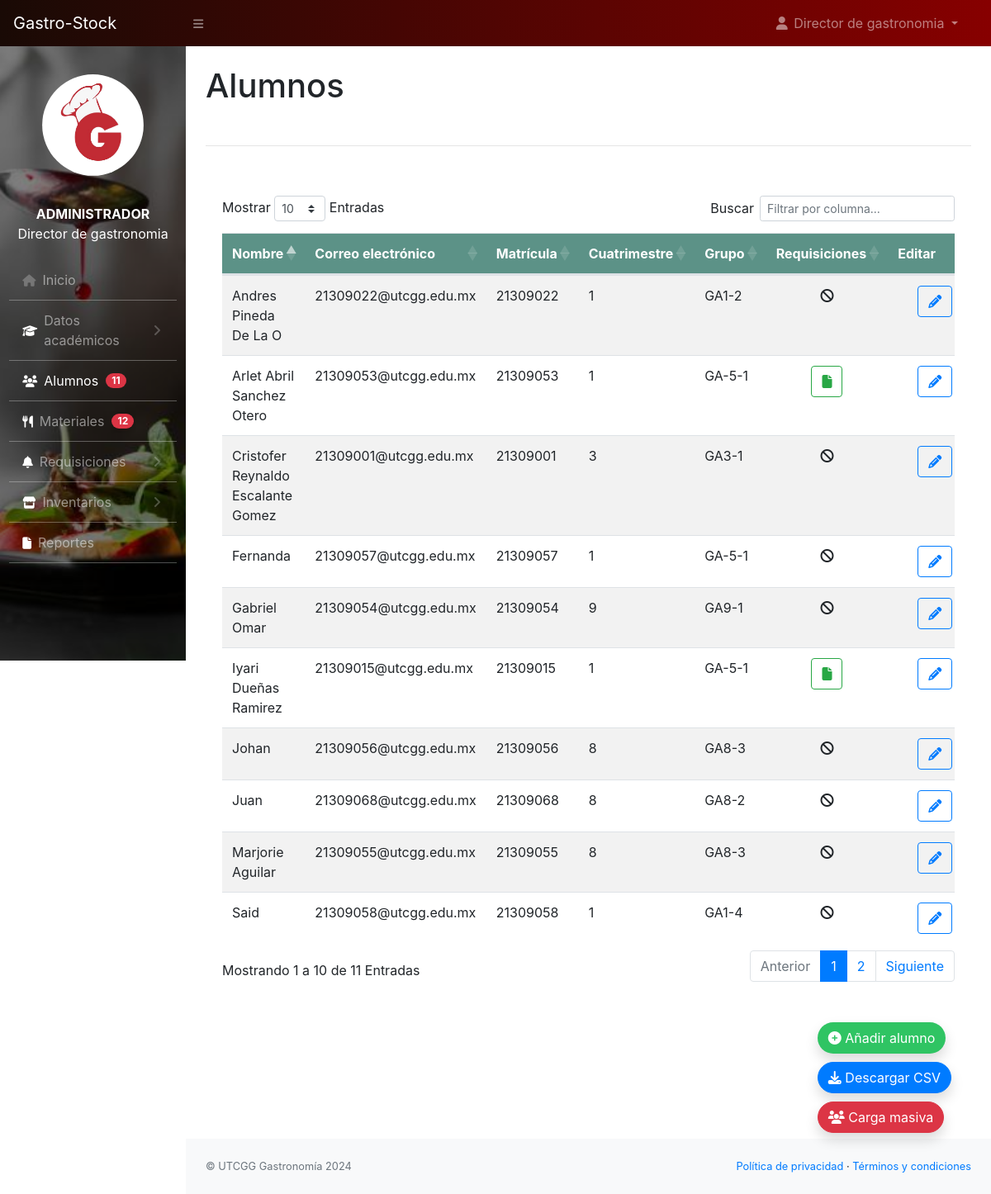
Page /encargado/alumnos.php (signed in) on the committed database.
### tables this page shows
CREATE TABLE `usuarios` (
  `id` int(11) NOT NULL,
  `nombre` varchar(100) NOT NULL,
  `email` varchar(50) NOT NULL,
  `telefono` varchar(11) DEFAULT NULL,
  `password` varchar(100) NOT NULL,
  `grupo` int(11) DEFAULT NULL,
  `matricula` varchar(8) DEFAULT NULL,
  `role` varchar(20) NOT NULL,
  `activo` int(2) NOT NULL,
  `foto` varchar(100) DEFAULT NULL
);

CREATE TABLE `grupo` (
  `id_grupo` int(11) NOT NULL,
  `grupo` varchar(15) NOT NULL,
  `cuatrimestre` int(2) NOT NULL,
  `nivel` varchar(50) NOT NULL,
  `estatus` int(2) NOT NULL
);

### encargado/alumnos.php (the view, shortened to what this page needs)
<?php
    include_once('../conf/config.php');
?>
<!DOCTYPE html>
<html lang="en">
<head>
	<link rel="stylesheet" href="https://cdn.jsdelivr.net/npm/bootstrap@4.6.2/dist/css/bootstrap.min.css">
        <link href="../css/styles.css" rel="stylesheet" />
        <link rel="stylesheet" href="../css/estilo-nav.css">
        <link href="https://cdn.datatables.net/1.10.20/css/dataTables.bootstrap4.min.css" rel="stylesheet" />
        <link rel="stylesheet" href="https://cdnjs.cloudflare.com/ajax/libs/font-awesome/6.5.1/css/all.min.css" />
</head>
<body class="sb-nav-fixed">
	<?php
		include_once("navbar.php");
	?>
	<div id="layoutSidenav_content">
                <main>
                    <div class="container-fluid">
                        <h1 class="mt-4">Alumnos</h1>
                        <br>
                        <hr>
                        <br>
                        <div class="card mb-4" style="border: none">
                            <div class="card-body">
                                <div class="table-responsive">
                                <table class="table table-hover table-striped" id="dataTable" width="100%" cellspacing="0">
    <thead style="background-color:#5C9287 ;color: #fff;">
    <tr>
                                                <th>Nombre</th>
                                                <th>Correo electrónico</th>
                                                <th>Matrícula</th>
                                                <th>Cuatrimestre</th>
                                                <th>Grupo</th>
                                                <th>Requisiciones</th>
                                                <th>Editar</th>
                                            </tr>
                                        </thead>
                                        <tbody>
                                          <?php
          $sql = "SELECT * FROM usuarios
          LEFT JOIN grupo ON usuarios.grupo = grupo.id_grupo
          WHERE role = 'alumno' and activo = 1
          ORDER BY usuarios.id";
          $result = $con -> query($sql);
          if($result ->num_rows > 0){
            while($row = $result ->fetch_assoc()) {
              $grupo = $row['grupo'] ?: 'Sin grupo asignado'; ?>
              <tr>
                  <td><?php echo $row['nombre'] ?></td>
                  <td><?php echo $row['email'] ?></td>
                  <td><?php echo $row['matricula'] ?></td>
                  <td><?php echo $row['cuatrimestre'] ?></td>
                   <td><?php echo $grupo ?></td>
                   <?php
                    $id_alumno = $row['id'];
                    $sqlSolicitudes = "SELECT solicitante FROM solicitud WHERE solicitante = '$id_alumno' ";
                    $resultSolicitudes = $con -> query($sqlSolicitudes);
                    if ($resultSolicitudes ->num_rows > 0) { ?>
                      <td>
                    <div class="container-fluid text-center">
                    <a href="fpdf186/requisicion_alumno.php?id=<?php echo $row['id'] ?>" class="btn btn-outline-success" role="button"><i class="fa-solid fa-file"></i> </a>
                    </div>
                  </td>
                    <?php } else{ ?>
                        <td class="text-center"><i class="fa-solid fa-ban"></i></td>
                    <?php }
                   ?>
                  <td>
                    <div class="container-fluid text-center">
                    <a href="editar_alumno.php?id=<?php echo $row['id'] ?>" class="btn btn-outline-primary" role="button"><i class="fa-solid fa-pencil"></i> </a>
                    </div>
                  </td>
              </tr>
              <?php $i++;
            }
          } else{
            echo "<tr> <td colspan='9'> <center>Aún no se han registrado alumnos</center></td></tr>";
          }
        ?>
                    </tbody>
                  </table>
                </div>
              </div>
            </div>
          </div>
          <br>
          <br>
          <br>
          <br>
          <br>
      <div class="d-flex container-fluid justify-content-end fixed-bottom p-5">
        <ul class="custom-list">
            <li>
                <a href="form_alumnos.php"><button type="button" class="btn shadow " style="border-radius: 50px;background-color: #2FC463;color:#fff;"><i class="fa-solid fa-circle-plus"></i> Añadir alumno</button></a>
            </li>
            <li>
                <a href="php_action/csv_alumnos.php"><button type="button" class="btn btn-primary shadow " style="border-radius: 50px;color:#fff;"><i class="fa-solid fa-download"></i> Descargar CSV</button></a>
            </li>
            <li>
               <button type="button" class="btn btn-danger shadow " style="border-radius: 50px;color:#fff;" data-toggle="modal" data-target="#importModal"><i class="fa-solid fa-users"></i> Carga masiva</button>
            </li>
        </ul>
    </div>
      <br>
        </main>
        <?php include_once('footer.php'); ?>
</body>
</html>

### encargado/alumnos.php (style rules this page uses)
.custom-list { list-style-type: none; padding: 0; }
.custom-list li { margin-bottom: 10px; }

### rows in the picture
usuarios: nombre "Iyari Dueñas Ramirez", email "21309015@utcgg.edu.mx", matricula "21309015", grupo.cuatrimestre "1", grupo.grupo "GA-5-1"
usuarios: nombre "Cristofer Reynaldo Escalante Gomez", email "21309001@utcgg.edu.mx", matricula "21309001", grupo.cuatrimestre "3", grupo.grupo "GA3-1"
usuarios: nombre "Andres Pineda De La O", email "21309022@utcgg.edu.mx", matricula "21309022", grupo.cuatrimestre "1", grupo.grupo "GA1-2"
usuarios: nombre "Arlet Abril Sanchez Otero", email "21309053@utcgg.edu.mx", matricula "21309053", grupo.cuatrimestre "1", grupo.grupo "GA-5-1"
usuarios: nombre "Gabriel Omar", email "21309054@utcgg.edu.mx", matricula "21309054", grupo.cuatrimestre "9", grupo.grupo "GA9-1"
usuarios: nombre "Marjorie Aguilar", email "21309055@utcgg.edu.mx", matricula "21309055", grupo.cuatrimestre "8", grupo.grupo "GA8-3"
usuarios: nombre "Johan", email "21309056@utcgg.edu.mx", matricula "21309056", grupo.cuatrimestre "8", grupo.grupo "GA8-3"
usuarios: nombre "Fernanda", email "21309057@utcgg.edu.mx", matricula "21309057", grupo.cuatrimestre "1", grupo.grupo "GA-5-1"
usuarios: nombre "Said", email "21309058@utcgg.edu.mx", matricula "21309058", grupo.cuatrimestre "1", grupo.grupo "GA1-4"
usuarios: nombre "Juan", email "21309068@utcgg.edu.mx", matricula "21309068", grupo.cuatrimestre "8", grupo.grupo "GA8-2"

### other values in the picture
$nombre "Director de gastronomia"
$tipo_usuario "ADMINISTRADOR"
$row['total'] "11"
$row['total'] "12"
